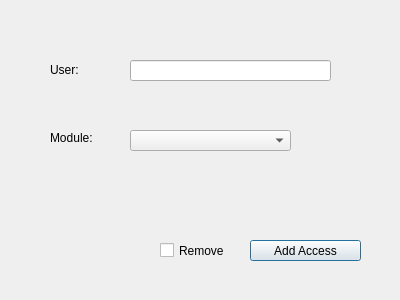
<?xml version="1.0" encoding="UTF-8"?>
<ui version="4.0">
 <class>Dialog</class>
 <widget class="QDialog" name="Dialog">
  <property name="geometry">
   <rect>
    <x>0</x>
    <y>0</y>
    <width>400</width>
    <height>300</height>
   </rect>
  </property>
  <property name="windowTitle">
   <string>Module Access Rights</string>
  </property>
  <widget class="QLabel" name="label">
   <property name="geometry">
    <rect>
     <x>50</x>
     <y>60</y>
     <width>71</width>
     <height>20</height>
    </rect>
   </property>
   <property name="text">
    <string>User:</string>
   </property>
  </widget>
  <widget class="QLabel" name="label_2">
   <property name="geometry">
    <rect>
     <x>50</x>
     <y>130</y>
     <width>57</width>
     <height>15</height>
    </rect>
   </property>
   <property name="text">
    <string>Module:</string>
   </property>
  </widget>
  <widget class="QLineEdit" name="userEdit">
   <property name="geometry">
    <rect>
     <x>130</x>
     <y>60</y>
     <width>201</width>
     <height>21</height>
    </rect>
   </property>
  </widget>
  <widget class="QComboBox" name="modulesBox">
   <property name="geometry">
    <rect>
     <x>130</x>
     <y>130</y>
     <width>161</width>
     <height>21</height>
    </rect>
   </property>
  </widget>
  <widget class="QLabel" name="user_error">
   <property name="geometry">
    <rect>
     <x>130</x>
     <y>90</y>
     <width>201</width>
     <height>16</height>
    </rect>
   </property>
   <property name="text">
    <string/>
   </property>
  </widget>
  <widget class="QLabel" name="error_message">
   <property name="geometry">
    <rect>
     <x>50</x>
     <y>200</y>
     <width>301</width>
     <height>16</height>
    </rect>
   </property>
   <property name="text">
    <string/>
   </property>
  </widget>
  <widget class="QPushButton" name="addButton">
   <property name="geometry">
    <rect>
     <x>250</x>
     <y>240</y>
     <width>111</width>
     <height>21</height>
    </rect>
   </property>
   <property name="text">
    <string>Add Access</string>
   </property>
  </widget>
  <widget class="QCheckBox" name="removeAccess">
   <property name="geometry">
    <rect>
     <x>160</x>
     <y>240</y>
     <width>85</width>
     <height>21</height>
    </rect>
   </property>
   <property name="text">
    <string>Remove</string>
   </property>
  </widget>
 </widget>
 <resources/>
 <connections/>
</ui>
